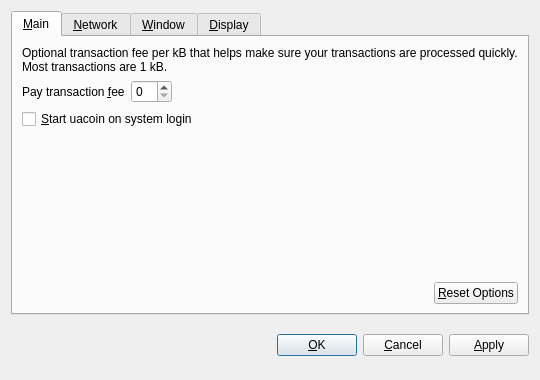
<?xml version="1.0" encoding="UTF-8"?>
<ui version="4.0">
 <class>OptionsDialog</class>
 <widget class="QDialog" name="OptionsDialog">
  <property name="geometry">
   <rect>
    <x>0</x>
    <y>0</y>
    <width>540</width>
    <height>380</height>
   </rect>
  </property>
  <property name="windowTitle">
   <string>Options</string>
  </property>
  <property name="modal">
   <bool>true</bool>
  </property>
  <layout class="QVBoxLayout" name="verticalLayout">
   <item>
    <widget class="QTabWidget" name="tabWidget">
     <property name="tabPosition">
      <enum>QTabWidget::North</enum>
     </property>
     <property name="currentIndex">
      <number>0</number>
     </property>
     <widget class="QWidget" name="tabMain">
      <attribute name="title">
       <string>&amp;Main</string>
      </attribute>
      <layout class="QVBoxLayout" name="verticalLayout_Main">
       <item>
        <widget class="QLabel" name="transactionFeeInfoLabel">
         <property name="text">
          <string>Optional transaction fee per kB that helps make sure your transactions are processed quickly. Most transactions are 1 kB.</string>
         </property>
         <property name="textFormat">
          <enum>Qt::PlainText</enum>
         </property>
         <property name="wordWrap">
          <bool>true</bool>
         </property>
        </widget>
       </item>
       <item>
        <layout class="QHBoxLayout" name="horizontalLayout_1_Main">
         <item>
          <widget class="QLabel" name="transactionFeeLabel">
           <property name="text">
            <string>Pay transaction &amp;fee</string>
           </property>
           <property name="textFormat">
            <enum>Qt::PlainText</enum>
           </property>
           <property name="buddy">
            <cstring>transactionFee</cstring>
           </property>
          </widget>
         </item>
         <item>
          <widget class="BitcoinAmountField" name="transactionFee"/>
         </item>
         <item>
          <spacer name="horizontalSpacer_1_Main">
           <property name="orientation">
            <enum>Qt::Horizontal</enum>
           </property>
           <property name="sizeHint" stdset="0">
            <size>
             <width>40</width>
             <height>20</height>
            </size>
           </property>
          </spacer>
         </item>
        </layout>
       </item>
       <item>
        <widget class="QCheckBox" name="bitcoinAtStartup">
         <property name="toolTip">
          <string>Automatically start uacoin after logging in to the system.</string>
         </property>
         <property name="text">
          <string>&amp;Start uacoin on system login</string>
         </property>
        </widget>
       </item>
       <item>
        <spacer name="verticalSpacer_Main">
         <property name="orientation">
          <enum>Qt::Vertical</enum>
         </property>
         <property name="sizeHint" stdset="0">
          <size>
           <width>20</width>
           <height>40</height>
          </size>
         </property>
        </spacer>
       </item>
       <item>
        <layout class="QHBoxLayout" name="horizontalLayout_2_Main">
         <item>
          <spacer name="horizontalSpacer_2_Main">
           <property name="orientation">
            <enum>Qt::Horizontal</enum>
           </property>
           <property name="sizeHint" stdset="0">
            <size>
             <width>40</width>
             <height>20</height>
            </size>
           </property>
          </spacer>
         </item>
         <item>
          <widget class="QPushButton" name="resetButton">
           <property name="toolTip">
            <string>Reset all client options to default.</string>
           </property>
           <property name="text">
            <string>&amp;Reset Options</string>
           </property>
           <property name="autoDefault">
            <bool>false</bool>
           </property>
          </widget>
         </item>
        </layout>
       </item>
      </layout>
     </widget>
     <widget class="QWidget" name="tabNetwork">
      <attribute name="title">
       <string>&amp;Network</string>
      </attribute>
      <layout class="QVBoxLayout" name="verticalLayout_Network">
       <item>
        <widget class="QCheckBox" name="mapPortUpnp">
         <property name="toolTip">
          <string>Automatically open the uacoin client port on the router. This only works when your router supports UPnP and it is enabled.</string>
         </property>
         <property name="text">
          <string>Map port using &amp;UPnP</string>
         </property>
        </widget>
       </item>
       <item>
        <widget class="QCheckBox" name="connectSocks">
         <property name="toolTip">
          <string>Connect to the uacoin network through a SOCKS proxy (e.g. when connecting through Tor).</string>
         </property>
         <property name="text">
          <string>&amp;Connect through SOCKS proxy:</string>
         </property>
        </widget>
       </item>
       <item>
        <layout class="QHBoxLayout" name="horizontalLayout_Network">
         <item>
          <widget class="QLabel" name="proxyIpLabel">
           <property name="text">
            <string>Proxy &amp;IP:</string>
           </property>
           <property name="textFormat">
            <enum>Qt::PlainText</enum>
           </property>
           <property name="buddy">
            <cstring>proxyIp</cstring>
           </property>
          </widget>
         </item>
         <item>
          <widget class="QValidatedLineEdit" name="proxyIp">
           <property name="maximumSize">
            <size>
             <width>140</width>
             <height>16777215</height>
            </size>
           </property>
           <property name="toolTip">
            <string>IP address of the proxy (e.g. 127.0.0.1)</string>
           </property>
          </widget>
         </item>
         <item>
          <widget class="QLabel" name="proxyPortLabel">
           <property name="text">
            <string>&amp;Port:</string>
           </property>
           <property name="textFormat">
            <enum>Qt::PlainText</enum>
           </property>
           <property name="buddy">
            <cstring>proxyPort</cstring>
           </property>
          </widget>
         </item>
         <item>
          <widget class="QLineEdit" name="proxyPort">
           <property name="maximumSize">
            <size>
             <width>55</width>
             <height>16777215</height>
            </size>
           </property>
           <property name="toolTip">
            <string>Port of the proxy (e.g. 9050)</string>
           </property>
          </widget>
         </item>
         <item>
          <widget class="QLabel" name="socksVersionLabel">
           <property name="text">
            <string>SOCKS &amp;Version:</string>
           </property>
           <property name="textFormat">
            <enum>Qt::PlainText</enum>
           </property>
           <property name="buddy">
            <cstring>socksVersion</cstring>
           </property>
          </widget>
         </item>
         <item>
          <widget class="QValueComboBox" name="socksVersion">
           <property name="toolTip">
            <string>SOCKS version of the proxy (e.g. 5)</string>
           </property>
          </widget>
         </item>
         <item>
          <spacer name="horizontalSpacer_Network">
           <property name="orientation">
            <enum>Qt::Horizontal</enum>
           </property>
           <property name="sizeHint" stdset="0">
            <size>
             <width>40</width>
             <height>20</height>
            </size>
           </property>
          </spacer>
         </item>
        </layout>
       </item>
       <item>
        <spacer name="verticalSpacer_Network">
         <property name="orientation">
          <enum>Qt::Vertical</enum>
         </property>
         <property name="sizeHint" stdset="0">
          <size>
           <width>20</width>
           <height>40</height>
          </size>
         </property>
        </spacer>
       </item>
      </layout>
     </widget>
     <widget class="QWidget" name="tabWindow">
      <attribute name="title">
       <string>&amp;Window</string>
      </attribute>
      <layout class="QVBoxLayout" name="verticalLayout_Window">
       <item>
        <widget class="QCheckBox" name="minimizeToTray">
         <property name="toolTip">
          <string>Show only a tray icon after minimizing the window.</string>
         </property>
         <property name="text">
          <string>&amp;Minimize to the tray instead of the taskbar</string>
         </property>
        </widget>
       </item>
       <item>
        <widget class="QCheckBox" name="minimizeOnClose">
         <property name="toolTip">
          <string>Minimize instead of exit the application when the window is closed. When this option is enabled, the application will be closed only after selecting Quit in the menu.</string>
         </property>
         <property name="text">
          <string>M&amp;inimize on close</string>
         </property>
        </widget>
       </item>
       <item>
        <spacer name="verticalSpacer_Window">
         <property name="orientation">
          <enum>Qt::Vertical</enum>
         </property>
         <property name="sizeHint" stdset="0">
          <size>
           <width>20</width>
           <height>40</height>
          </size>
         </property>
        </spacer>
       </item>
      </layout>
     </widget>
     <widget class="QWidget" name="tabDisplay">
      <attribute name="title">
       <string>&amp;Display</string>
      </attribute>
      <layout class="QVBoxLayout" name="verticalLayout_Display">
       <item>
        <layout class="QHBoxLayout" name="horizontalLayout_1_Display">
         <item>
          <widget class="QLabel" name="langLabel">
           <property name="text">
            <string>User Interface &amp;language:</string>
           </property>
           <property name="textFormat">
            <enum>Qt::PlainText</enum>
           </property>
           <property name="buddy">
            <cstring>lang</cstring>
           </property>
          </widget>
         </item>
         <item>
          <widget class="QValueComboBox" name="lang">
           <property name="toolTip">
            <string>The user interface language can be set here. This setting will take effect after restarting uacoin.</string>
           </property>
          </widget>
         </item>
        </layout>
       </item>
       <item>
        <layout class="QHBoxLayout" name="horizontalLayout_2_Display">
         <item>
          <widget class="QLabel" name="unitLabel">
           <property name="text">
            <string>&amp;Unit to show amounts in:</string>
           </property>
           <property name="textFormat">
            <enum>Qt::PlainText</enum>
           </property>
           <property name="buddy">
            <cstring>unit</cstring>
           </property>
          </widget>
         </item>
         <item>
          <widget class="QValueComboBox" name="unit">
           <property name="toolTip">
            <string>Choose the default subdivision unit to show in the interface and when sending coins.</string>
           </property>
          </widget>
         </item>
        </layout>
       </item>
       <item>
        <widget class="QCheckBox" name="displayAddresses">
         <property name="toolTip">
          <string>Whether to show uacoin addresses in the transaction list or not.</string>
         </property>
         <property name="text">
          <string>&amp;Display addresses in transaction list</string>
         </property>
        </widget>
       </item>
       <item>
        <spacer name="verticalSpacer_Display">
         <property name="orientation">
          <enum>Qt::Vertical</enum>
         </property>
         <property name="sizeHint" stdset="0">
          <size>
           <width>20</width>
           <height>40</height>
          </size>
         </property>
        </spacer>
       </item>
      </layout>
     </widget>
    </widget>
   </item>
   <item>
    <layout class="QHBoxLayout" name="horizontalLayout_Buttons">
     <item>
      <spacer name="horizontalSpacer_1">
       <property name="orientation">
        <enum>Qt::Horizontal</enum>
       </property>
       <property name="sizeHint" stdset="0">
        <size>
         <width>40</width>
         <height>48</height>
        </size>
       </property>
      </spacer>
     </item>
     <item>
      <widget class="QLabel" name="statusLabel">
       <property name="font">
        <font>
         <weight>75</weight>
         <bold>true</bold>
        </font>
       </property>
       <property name="text">
        <string/>
       </property>
       <property name="textFormat">
        <enum>Qt::PlainText</enum>
       </property>
       <property name="wordWrap">
        <bool>true</bool>
       </property>
      </widget>
     </item>
     <item>
      <spacer name="horizontalSpacer_2">
       <property name="orientation">
        <enum>Qt::Horizontal</enum>
       </property>
       <property name="sizeHint" stdset="0">
        <size>
         <width>40</width>
         <height>48</height>
        </size>
       </property>
      </spacer>
     </item>
     <item>
      <widget class="QPushButton" name="okButton">
       <property name="text">
        <string>&amp;OK</string>
       </property>
      </widget>
     </item>
     <item>
      <widget class="QPushButton" name="cancelButton">
       <property name="text">
        <string>&amp;Cancel</string>
       </property>
       <property name="autoDefault">
        <bool>false</bool>
       </property>
      </widget>
     </item>
     <item>
      <widget class="QPushButton" name="applyButton">
       <property name="text">
        <string>&amp;Apply</string>
       </property>
       <property name="autoDefault">
        <bool>false</bool>
       </property>
      </widget>
     </item>
    </layout>
   </item>
  </layout>
 </widget>
 <customwidgets>
  <customwidget>
   <class>BitcoinAmountField</class>
   <extends>QSpinBox</extends>
   <header>bitcoinamountfield.h</header>
  </customwidget>
  <customwidget>
   <class>QValueComboBox</class>
   <extends>QComboBox</extends>
   <header>qvaluecombobox.h</header>
  </customwidget>
  <customwidget>
   <class>QValidatedLineEdit</class>
   <extends>QLineEdit</extends>
   <header>qvalidatedlineedit.h</header>
  </customwidget>
 </customwidgets>
 <resources/>
 <connections/>
</ui>
